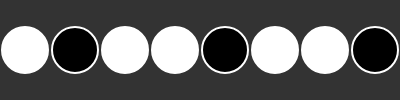
Frame 1 (no input)
Frame 60 (no input): identical to frame 1, image omitted
Frame 120 (the mouse pressed at the canvas centre since frame 60): identical to frame 1, image omitted

The p5.js sketch that drew this single still picture (run headless with seeded random() and noise() and a simulated clock; from frame 60 on, the mouse is pressed at the canvas centre):

// p5.js sketch
// ── sketch.js

// base
//    2 (binary)  : 0 or 1
//   10 (decimal) : 0 ~ 9
//   16 (hexademical) : 0 ~ 9, A ~ F 


const byte = [];

let resultP;

function setup() {
    createCanvas(400, 100);
    const w = width / 8;

    const num = randomByte();
    for (let i = 0; i < 8; i++) {
        byte[i] = new Bit(w / 2 + i * w, 50, w - 4);
        byte[i].setState(num.charAt(i));
    }

    resultP = createP(`${getBinaryString()} -> ${binaryToDecimal(getBinaryString())}`);
    resultP.style('font-size: 32pt;');

    const unshiftBtn = createButton('<<');
    const shiftBtn = createButton('>>');
    
    unshiftBtn.mouseClicked(() => {
        unshiftBits();
        resultP.html(`${getBinaryString()} -> ${binaryToDecimal(getBinaryString())}`);
    });
    shiftBtn.mouseClicked(() => {
        shiftBits();
        resultP.html(`${getBinaryString()} -> ${binaryToDecimal(getBinaryString())}`);
    });
}

function shiftBits() {
    const dec = parseInt(binaryToDecimal(getBinaryString()));
    console.log(dec);
    const shifted = dec >> 1;
    console.log(shifted)
    const bin = decimalToBinary(shifted);
    console.log(bin)
    for (let i = 0; i < 8; i++) {
        byte[i].setState(bin.charAt(i));
    }
}

function unshiftBits() {
    const dec = parseInt(binaryToDecimal(getBinaryString()));
    const unshifted = (dec << 1) % 256;
    const bin = decimalToBinary(unshifted);
    for (let i = 0; i < 8; i++) {
        byte[i].setState(bin.charAt(i));
    }
}

function mousePressed() {
    for (let i = 0; i < byte.length; i++) {
        if (byte[i].toggle(mouseX, mouseY)) {
            resultP.html(`${getBinaryString()} -> ${binaryToDecimal(getBinaryString())}`);
        }
    }
}

function draw() {
    background(51);
    for (let i = 0; i < 8; i++) {
        byte[i].show();
    }
    resultP.html(`${getBinaryString()} -> ${binaryToDecimal(getBinaryString())}`);
}

function binaryToDecimal(value) {
    return convertBaseToDecimal(value, 2);
}

function decimalToBinary(value) {
    return convertDemicalToBase(value, 2);
}

function convertBaseToDecimal(value, base) {
    value = String(value);
    const len = value.length;
    let sum = 0;
    for (let i = 0; i < len; i++) {
        sum += Number(value.charAt(len - 1 - i)) * pow(base, i);
    }
    return '' + sum;
}

function getBinaryString() {
    return byte.map(bit => '' + bit.state).reduce((a, c) => a + c);
}

function convertDemicalToBase(value, base) {
    const arr = [];
    while (true) {
        const quotitent = floor(value / base);
        const remainder = value % base;
        arr.unshift(remainder);
        value = quotitent;
        if (quotitent === 0) {
            break;
        }
    }
    return arr.reduce((a, c) => a + c, '').padStart(8, '0');
}


function randomByte() {
    const rv = floor(random(255));
    return convertDemicalToBase(rv, 2).padStart(8, '0');
}
// ── bit.js

class Bit {

    constructor(x, y, w) {
        this.x = x;
        this.y = y;
        this.diameter = w;
        this.state = 0;
    }

    setState(state) {
        this.state = parseInt(state, 10);
    }

    toggle(x, y) {
        const d = dist(x, y, this.x, this.y);
        if (d < this.diameter / 2) {
            this.state = (this.state + 1) % 2;
            return true;
        }
        return false;
    }

    show() {
        stroke(255);
        strokeWeight(2);
        fill(255 * this.state);
        ellipse(this.x, this.y, this.diameter);
    }

}
